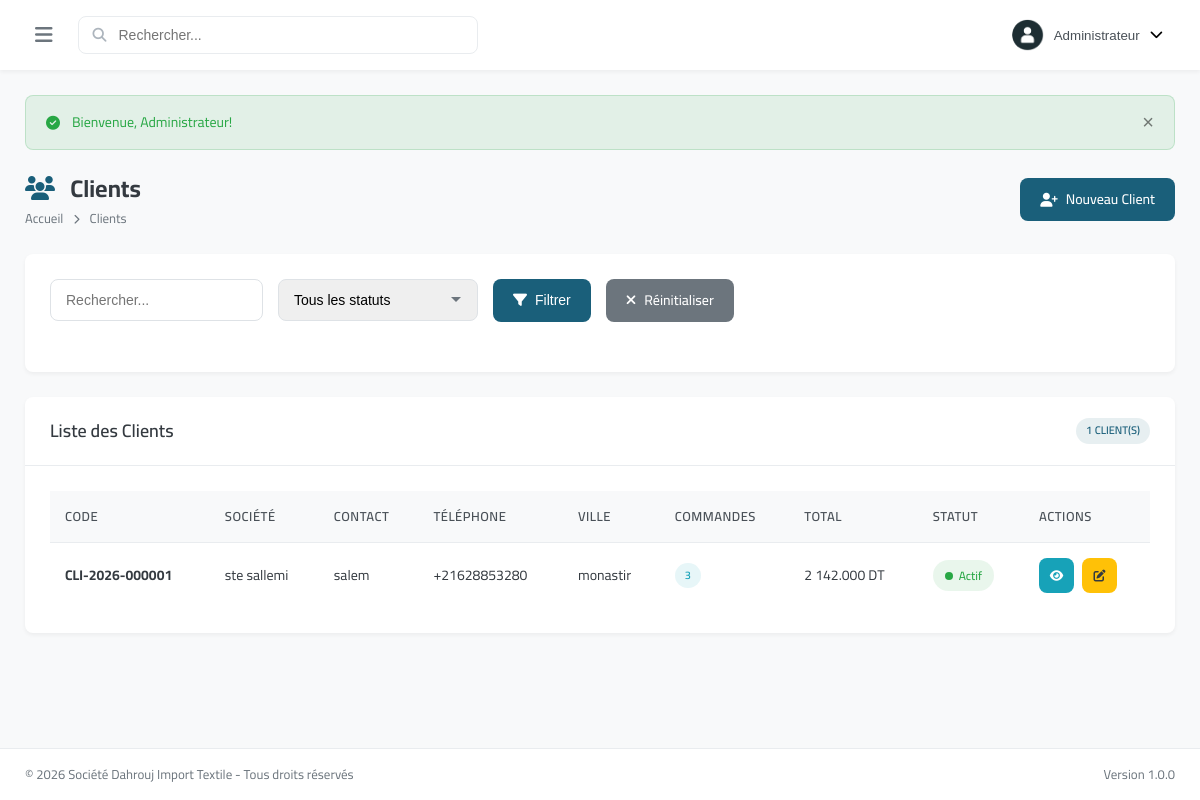
Screenshot of /modules/customers/index.php (signed in) with the database file from the repository.
### tables this page shows
CREATE TABLE `customers` (
  `id` int(11) NOT NULL,
  `code` varchar(50) NOT NULL,
  `company_name` varchar(200) DEFAULT NULL,
  `contact_name` varchar(100) DEFAULT NULL,
  `email` varchar(100) DEFAULT NULL,
  `phone` varchar(20) DEFAULT NULL,
  `phone2` varchar(20) DEFAULT NULL,
  `address` text DEFAULT NULL,
  `city` varchar(50) DEFAULT NULL,
  `country` varchar(50) DEFAULT 'Tunisia',
  `tax_number` varchar(50) DEFAULT NULL,
  `registration_number` varchar(50) DEFAULT NULL,
  `credit_limit` decimal(15,3) DEFAULT 0.000,
  `balance` decimal(15,3) DEFAULT 0.000,
  `status` enum('active','inactive') DEFAULT 'active',
  `notes` text DEFAULT NULL,
  `created_at` datetime DEFAULT current_timestamp(),
  `updated_at` datetime DEFAULT current_timestamp() ON UPDATE current_timestamp()
);

### includes/config.php (called while the page is built, shortened)
<?php
function formatMoney($amount) {
    return number_format($amount, 3, '.', ' ') . ' ' . APP_CURRENCY_SYMBOL;
}
?>

### modules/customers/index.php (the view, shortened to what this page needs)
<?php
require_once '../../includes/config.php';
$db = getDB();
$search = $_GET['search'] ?? '';
$sql = "SELECT c.*,
    (SELECT COUNT(*) FROM orders WHERE customer_id = c.id) as order_count,
    (SELECT COALESCE(SUM(total), 0) FROM orders WHERE customer_id = c.id AND status != 'cancelled') as total_orders
    FROM customers c
    WHERE 1=1";
$params = [];
$sql .= " ORDER BY c.company_name ASC, c.contact_name ASC";
$stmt = $db->prepare($sql);
$stmt->execute($params);
$customers = $stmt->fetchAll();
require_once '../../includes/header.php';
?>
<div class="page-header">
    <div>
        <h1 class="page-title"><i class="fas fa-users"></i> Clients</h1>
        <nav class="breadcrumb">
            <a href="../../index.php">Accueil</a>
            <i class="fas fa-chevron-right"></i>
            <span>Clients</span>
        </nav>
    </div>
    <a href="create.php" class="btn btn-primary">
        <i class="fas fa-user-plus"></i> Nouveau Client
    </a>
</div>
<div class="card">
    <div class="card-body">
        <form method="GET" action="" class="filter-bar">
            <div class="form-group" style="margin-bottom: 0;">
                <input type="text" name="search" class="form-control" placeholder="Rechercher..."
                       value="<?php echo $search; ?>">
            </div>
            <div class="form-group" style="margin-bottom: 0;">
                <select name="status" class="form-control">
                    <option value="">Tous les statuts</option>
                </select>
            </div>
            <button type="submit" class="btn btn-primary">
                <i class="fas fa-filter"></i> Filtrer
            </button>
            <a href="index.php" class="btn btn-secondary">
                <i class="fas fa-times"></i> Réinitialiser
            </a>
        </form>
    </div>
</div>
<div class="card">
    <div class="card-header">
        <h3 class="card-title">Liste des Clients</h3>
        <span class="badge badge-primary"><?php echo count($customers); ?> client(s)</span>
    </div>
    <div class="card-body">
        <?php if (count($customers) > 0): ?>
        <div class="table-responsive">
            <table class="data-table" id="customersTable">
                <thead>
                    <tr>
                        <th>Code</th>
                        <th>Société</th>
                        <th>Contact</th>
                        <th>Téléphone</th>
                        <th>Ville</th>
                        <th>Commandes</th>
                        <th>Total</th>
                        <th>Statut</th>
                        <th>Actions</th>
                    </tr>
                </thead>
                <tbody>
                    <?php foreach ($customers as $customer): ?>
                    <tr>
                        <td><strong><?php echo $customer['code']; ?></strong></td>
                        <td><?php echo $customer['company_name'] ?: '-'; ?></td>
                        <td><?php echo $customer['contact_name']; ?></td>
                        <td><?php echo $customer['phone']; ?></td>
                        <td><?php echo $customer['city'] ?: '-'; ?></td>
                        <td><span class="badge badge-info"><?php echo $customer['order_count']; ?></span></td>
                        <td><?php echo formatMoney($customer['total_orders']); ?></td>
                        <td><span class="status status-<?php echo $customer['status']; ?>"><?php echo $customer['status'] === 'active' ? 'Actif' : 'Inactif'; ?></span></td>
                        <td class="actions">
                            <a href="view.php?id=<?php echo $customer['id']; ?>" class="btn btn-sm btn-info btn-icon" data-tooltip="Voir">
                                <i class="fas fa-eye"></i>
                            </a>
                            <a href="edit.php?id=<?php echo $customer['id']; ?>" class="btn btn-sm btn-warning btn-icon" data-tooltip="Modifier">
                                <i class="fas fa-edit"></i>
                            </a>
                        </td>
                    </tr>
                    <?php endforeach; ?>
                </tbody>
            </table>
        </div>
        <?php endif; ?>
    </div>
</div>
<?php require_once '../../includes/footer.php'; ?>

### assets/css/style.css (style rules this page uses)
:root { --primary-color: #1a5f7a; --primary-dark: #134b61; --primary-light: #2d8faf; --secondary-color: #c84b31; --secondary-dark: #a33d27; --success-color: #28a745; --warning-color: #ffc107; --danger-color: #dc3545; --info-color: #17a2b8; --light-color: #f8f9fa; --dark-color: #343a40; --gray-100: #f8f9fa; --gray-200: #e9ecef; --gray-300: #dee2e6; --gray-400: #ced4da; --gray-500: #adb5bd; --gray-600: #6c757d; --gray-700: #495057; --gray-800: #343a40; --gray-900: #212529; --sidebar-width: 280px; --sidebar-collapsed: 70px; --header-height: 70px; --footer-height: 50px; --border-radius: 8px; --border-radius-lg: 12px; --border-radius-sm: 4px; --shadow-sm: 0 2px 4px rgba(0,0,0,0.05); --shadow: 0 4px 6px rgba(0,0,0,0.1); --shadow-lg: 0 10px 25px rgba(0,0,0,0.15); --transition: all 0.3s ease; }
* { margin: 0; padding: 0; box-sizing: border-box; }
body { font-family: 'Cairo', -apple-system, BlinkMacSystemFont, 'Segoe UI', Roboto, sans-serif; font-size: 14px; line-height: 1.6; color: var(--gray-800); background-color: var(--gray-100); direction: ltr; }
a { text-decoration: none; color: inherit; transition: var(--transition); }
.page-header { display: flex; justify-content: space-between; align-items: center; margin-bottom: 25px; flex-wrap: wrap; gap: 15px; }
.page-title { font-size: 24px; font-weight: 700; color: var(--gray-800); }
.page-title i { color: var(--primary-color); margin-right: 10px; }
.breadcrumb { display: flex; align-items: center; gap: 10px; font-size: 13px; color: var(--gray-600); }
.breadcrumb i { font-size: 10px; }
.card { background: white; border-radius: var(--border-radius); box-shadow: var(--shadow-sm); margin-bottom: 25px; }
.card-header { padding: 20px 25px; border-bottom: 1px solid var(--gray-200); display: flex; justify-content: space-between; align-items: center; flex-wrap: wrap; gap: 15px; }
.card-title { font-size: 18px; font-weight: 600; color: var(--gray-800); }
.card-body { padding: 25px; }
.table-responsive { overflow-x: auto; }
.data-table { width: 100%; border-collapse: collapse; }
.data-table th, .data-table td { padding: 15px; text-align: left; border-bottom: 1px solid var(--gray-200); }
.data-table th { background: var(--gray-100); font-weight: 600; color: var(--gray-700); font-size: 13px; text-transform: uppercase; letter-spacing: 0.5px; }
.data-table tbody tr:last-child td { border-bottom: none; }
.data-table .actions { display: flex; gap: 8px; }
.btn { display: inline-flex; align-items: center; justify-content: center; gap: 8px; padding: 10px 20px; font-size: 14px; font-weight: 500; border-radius: var(--border-radius); border: none; cursor: pointer; transition: var(--transition); }
.btn-primary { background: var(--primary-color); color: white; }
.btn-secondary { background: var(--gray-600); color: white; }
.btn-warning { background: var(--warning-color); color: var(--gray-800); }
.btn-info { background: var(--info-color); color: white; }
.btn-sm { padding: 6px 12px; font-size: 12px; }
.btn-icon { width: 35px; height: 35px; padding: 0; border-radius: var(--border-radius); }
.form-group { margin-bottom: 20px; }
.form-control { width: 100%; padding: 12px 15px; border: 1px solid var(--gray-300); border-radius: var(--border-radius); font-size: 14px; transition: var(--transition); }
select.form-control { appearance: none; background-repeat: no-repeat; background-position: right 15px center; padding-right: 40px; }
.badge { display: inline-block; padding: 4px 10px; font-size: 11px; font-weight: 600; border-radius: 20px; text-transform: uppercase; }
.badge-info { background: rgba(23, 162, 184, 0.1); color: var(--info-color); }
.badge-primary { background: rgba(26, 95, 122, 0.1); color: var(--primary-color); }
.status { display: inline-flex; align-items: center; gap: 6px; padding: 6px 12px; border-radius: 20px; font-size: 12px; font-weight: 500; }
.status::before { content: ''; width: 8px; height: 8px; border-radius: 50%; }
.status-confirmed, .status-active, .status-paid { background: rgba(40, 167, 69, 0.1); color: var(--success-color); }
.status-confirmed::before, .status-active::before, .status-paid::before { background: var(--success-color); }
.filter-bar { display: flex; gap: 15px; margin-bottom: 25px; flex-wrap: wrap; }
.filter-bar .form-control { min-width: 200px; }

### rows the page displays
customers: code "CLI-2026-000001", company_name "ste sallemi", contact_name "salem", phone "+21628853280", city "monastir", order_count "3", total_orders "2 142.000 DT", status "Actif"

### other values shown
$_SESSION['user_name'] "Administrateur"
$flash['message'] "Bienvenue, Administrateur!"
count($customers) "1"
APP_NAME "Société Dahrouj Import Textile"
APP_VERSION "1.0.0"
